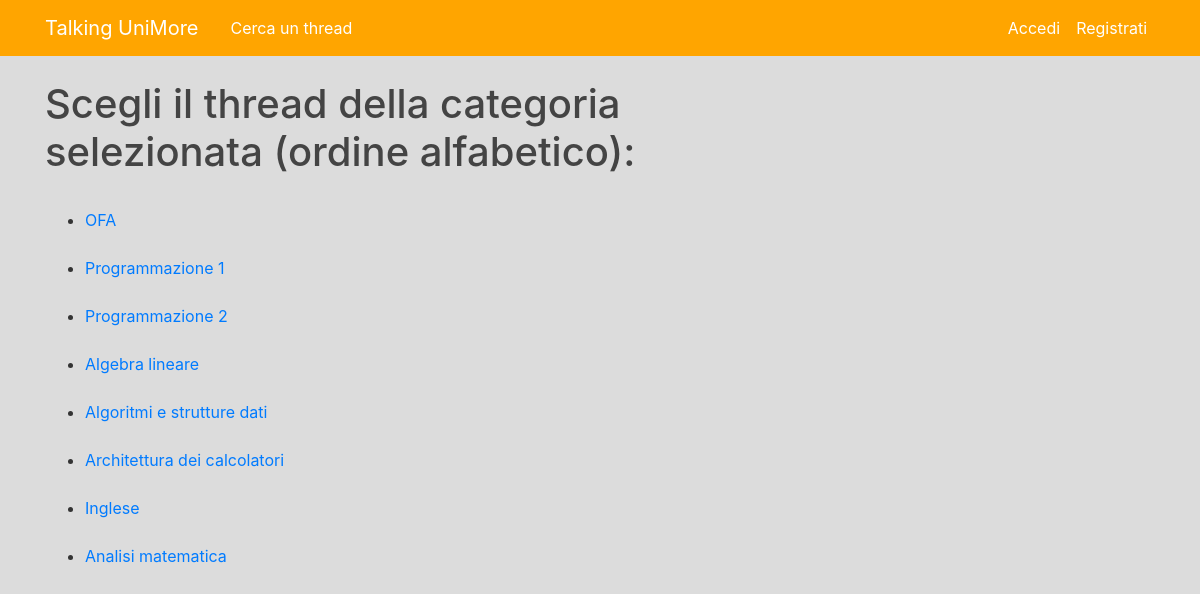
Screenshot of /list/Primo anno with the database file from the repository.
### blog/models.py (models this page shows, shortened)
class Thread(models.Model):
    thread = models.CharField(max_length=100)
    periodo = models.CharField(choices={
        ('Primo anno', 'Primo anno'),
        ('Secondo anno', 'Secondo anno'),
        ('Terzo anno', 'Terzo anno'),
        ('Facoltativi', 'Facoltativi')
    }, max_length=100, default='Primo anno')

### blog/views.py (the view)
# urls.py: path('list/<str:periodo>', list_esami_view, name='list_esami_view')
def list_esami_view(request, periodo):
    threads = Thread.objects.filter(periodo=periodo)
    list_esami = list()
    for thread in threads:
        list_esami.append(thread.thread)
    return render(request, 'blog/list.html', {'list_esami': list_esami})

### blog/templates/blog/list.html
{% extends "blog/base.html" %}
{% block content %}
    <h1>Scegli il thread della categoria selezionata (ordine alfabetico):</h1>
    <ul>
        {% for esame in list_esami %}
            <br>
            <li><a href="{% url 'blog-thread' esame '-date_posted' %}">{{ esame }}</a></li>
        {% endfor %}
    </ul>
{% endblock content %}

### blog/static/blog/main.css (style rules this page uses)
body { background: gainsboro; color: #333333; margin-top: 5rem; }
h1, h2, h3, h4, h5, h6 { color: #444444; }
ul { margin: 0; }

### rows the page displays
Thread: list_esami "OFA"
Thread: list_esami "Programmazione 1"
Thread: list_esami "Programmazione 2"
Thread: list_esami "Algebra lineare"
Thread: list_esami "Algoritmi e strutture dati"
Thread: list_esami "Architettura dei calcolatori"
Thread: list_esami "Inglese"
Thread: list_esami "Analisi matematica"
